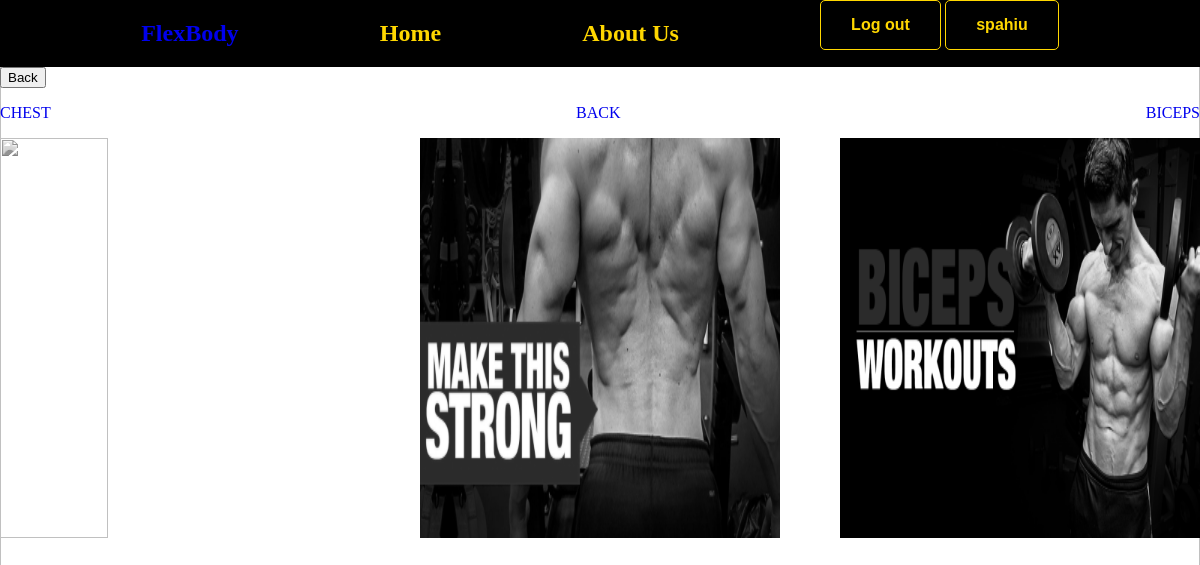
/create/ (signed in), run on the app's committed database.
### account/models.py (models this page shows)
class User(AbstractBaseUser, PermissionsMixin):
    id = models.AutoField(primary_key=True, auto_created=True, editable=False)
    email = models.EmailField(unique=True)
    name = models.CharField(max_length=255, blank=True, null=True)
    is_active = models.BooleanField(default=True)
    is_superuser = models.BooleanField(default=False)
    is_staff = models.BooleanField(default=False)
    date_joined = models.DateTimeField(auto_now_add=True)
    last_login = models.DateTimeField(blank=True, null=True)
    objects = CustomUserManager()
    USERNAME_FIELD = 'email'
    EMAIL_FIELD = 'email'
    REQUIRED_FIELDS = ['name',]

### workouts/models.py (models this page shows)
class Category(models.Model):
    name = models.CharField(max_length=100)
    def __str__(self):
        return self.name

### workouts/views.py (the view)
# urls.py: path('create/', views.create_workout, name='create_workout'),
@login_required
def create_workout(request):
    categories = Category.objects.all()
    return render(request, 'workouts/create_workout.html', {'categories': categories})

### workouts/templates/workouts/create_workout.html (shortened to what this page needs)
{% extends 'core/base.html' %}
{% load static %}
{% block content %}
<button class="back"><a href="{{request.META.HTTP_REFERER|escape}}">Back</a></button>
 <div style="display: flex; justify-content: space-between;">
    {% for c in categories %}
    <ul>
    <div style="color: red; list-style: none;"><a href="{% url 'exercise' c.id %}">{{ c }}</a></div>
</ul>
     {% endfor %}
    </div>
<div class="categories-1">
    <img src="../../../static/images/chest-workouts.png" alt="">
    <img src="../../../static/images/AX_STRONG-LOW-BACK-1-480x270.jpg" alt="">
    <img src="../../../static/images/BICEPS_MAIN-IMAGE-480x270.png" alt="">
</div>
{% endblock %}

### core/templates/core/base.html (shortened to what this page needs)
{% load static %}
<!DOCTYPE html>
<html lang="en">
<head>
  <link rel="stylesheet" href="{% static 'style.css' %}">
</head>
<body>
  <nav>
    <a href="{% url 'index' %}">
      <h1 class="logo">FlexBody</h1>
    </a>
    <h1>Home</h1>
    <h1>About Us</h1>
    {% if user.is_authenticated %}
    <div class="button-container">
      <a href="{% url 'log-out' %}" class="button signup-button">Log out</a>
      <a href="#" class="button login-button">{{ user.name }}</a>
    </div>
  </nav>
  {% else %}
  <div class="button-container">
    <a href="{% url 'sign-up' %}" class="button signup-button">Sign Up</a>
    <a href="{% url 'log-in' %}" class="button login-button">Login</a>
  </div>
  {% endif %}
  {% block content %}
  {% endblock content %}
</body>
</html>

### static/style.css (style rules this page uses)
html, body { padding: 0 0; margin: 0 0; }
.button-container { font-family: Arial, sans-serif; text-align: center; }
.button { display: inline-block; padding: 15px 30px; font-size: 16px; font-weight: bold; text-align: center; text-decoration: none; cursor: pointer; border-radius: 5px; border: 1px solid gold; background-color: black; color: gold; transition: background-color 0.3s ease; }
nav { width: 100%; display: flex; justify-content: space-evenly; background-color: black; color: gold; }
.categories-1 { display: flex; justify-content: space-between; height: 50vh; width: 100%; }
.categories-1 img { height: 100%; width: 30%; -webkit-filter: grayscale(100%); filter: grayscale(100%); }
ul { list-style-type: none; padding: 0; }
a { text-decoration: none; }

### data on the page
User: name "spahiu"
Category: name "CHEST"
Category: name "BACK"
Category: name "BICEPS"
